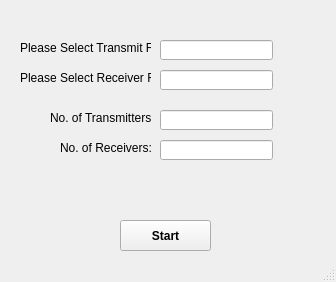
<?xml version="1.0" encoding="UTF-8"?>
<ui version="4.0">
 <class>MainWindow</class>
 <widget class="QMainWindow" name="MainWindow">
  <property name="geometry">
   <rect>
    <x>0</x>
    <y>0</y>
    <width>336</width>
    <height>282</height>
   </rect>
  </property>
  <property name="font">
   <font>
    <weight>50</weight>
    <bold>false</bold>
   </font>
  </property>
  <property name="windowTitle">
   <string>SPLAT Auto Ver1.0</string>
  </property>
  <widget class="QWidget" name="centralwidget">
   <widget class="QLabel" name="label">
    <property name="geometry">
     <rect>
      <x>20</x>
      <y>40</y>
      <width>131</width>
      <height>16</height>
     </rect>
    </property>
    <property name="text">
     <string>Please Select Transmit File:</string>
    </property>
   </widget>
   <widget class="QLabel" name="label_2">
    <property name="geometry">
     <rect>
      <x>20</x>
      <y>70</y>
      <width>131</width>
      <height>16</height>
     </rect>
    </property>
    <property name="text">
     <string>Please Select Receiver File:</string>
    </property>
   </widget>
   <widget class="QLabel" name="label_3">
    <property name="geometry">
     <rect>
      <x>50</x>
      <y>110</y>
      <width>101</width>
      <height>16</height>
     </rect>
    </property>
    <property name="text">
     <string>No. of Transmitters:</string>
    </property>
   </widget>
   <widget class="QLabel" name="label_4">
    <property name="geometry">
     <rect>
      <x>60</x>
      <y>140</y>
      <width>91</width>
      <height>16</height>
     </rect>
    </property>
    <property name="text">
     <string>No. of Receivers:</string>
    </property>
   </widget>
   <widget class="QPushButton" name="pushButton">
    <property name="geometry">
     <rect>
      <x>120</x>
      <y>220</y>
      <width>91</width>
      <height>31</height>
     </rect>
    </property>
    <property name="font">
     <font>
      <weight>75</weight>
      <bold>true</bold>
     </font>
    </property>
    <property name="text">
     <string>Start</string>
    </property>
   </widget>
   <widget class="QLineEdit" name="TransFile">
    <property name="geometry">
     <rect>
      <x>160</x>
      <y>40</y>
      <width>113</width>
      <height>20</height>
     </rect>
    </property>
   </widget>
   <widget class="QLineEdit" name="RecFile">
    <property name="geometry">
     <rect>
      <x>160</x>
      <y>70</y>
      <width>113</width>
      <height>20</height>
     </rect>
    </property>
   </widget>
   <widget class="QLineEdit" name="NoTrans">
    <property name="geometry">
     <rect>
      <x>160</x>
      <y>110</y>
      <width>113</width>
      <height>20</height>
     </rect>
    </property>
   </widget>
   <widget class="QLineEdit" name="NoRec">
    <property name="geometry">
     <rect>
      <x>160</x>
      <y>140</y>
      <width>113</width>
      <height>20</height>
     </rect>
    </property>
   </widget>
  </widget>
  <widget class="QStatusBar" name="statusbar"/>
 </widget>
 <resources/>
 <connections/>
</ui>
